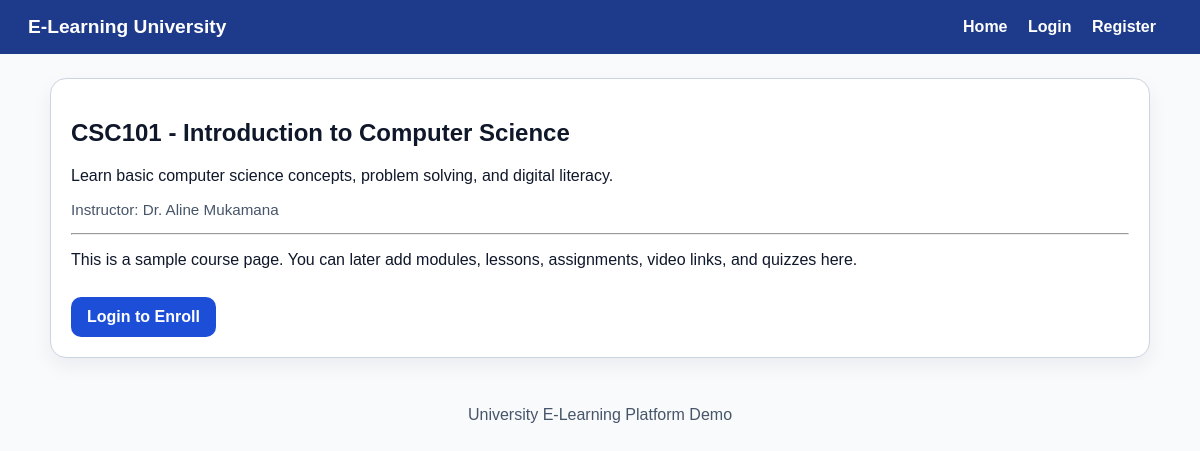
The page /course/1 on the database its author committed.
### app.py (models this page shows)
class Course(db.Model):
    id = db.Column(db.Integer, primary_key=True)
    code = db.Column(db.String(30), unique=True, nullable=False)
    title = db.Column(db.String(150), nullable=False)
    description = db.Column(db.Text, nullable=False)
    instructor = db.Column(db.String(120), nullable=False)
    created_at = db.Column(db.DateTime, default=datetime.utcnow)
    enrollments = db.relationship("Enrollment", backref="course", lazy=True, cascade="all, delete-orphan")

### app.py (the view)
@app.route("/course/<int:course_id>")
def course_detail(course_id):
    course = Course.query.get_or_404(course_id)
    user = current_user()
    is_enrolled = False
    if user:
        is_enrolled = Enrollment.query.filter_by(user_id=user.id, course_id=course.id).first() is not None
    return render_template("course_detail.html", course=course, user=user, is_enrolled=is_enrolled)

### app.py (called while the page is built)
def current_user():
    user_id = session.get("user_id")
    if not user_id:
        return None
    return User.query.get(user_id)

### templates/course_detail.html (shortened to what this page needs)
{% extends "base.html" %}
{% block content %}
<div class="card">
    <h2>{{ course.code }} - {{ course.title }}</h2>
    <p>{{ course.description }}</p>
    <p class="meta">Instructor: {{ course.instructor }}</p>
    <hr>
    <p>This is a sample course page. You can later add modules, lessons, assignments, video links, and quizzes here.</p>
    {% if user %}
        {% if is_enrolled %}
            <p><strong>You are enrolled in this course.</strong></p>
            <a class="btn btn-secondary" href="{{ url_for('dashboard') }}">Back to Dashboard</a>
        {% else %}
            <form method="POST" action="{{ url_for('enroll', course_id=course.id) }}">
                <button type="submit">Enroll in this Course</button>
            </form>
        {% endif %}
    {% else %}
        <a class="btn" href="{{ url_for('login') }}">Login to Enroll</a>
    {% endif %}
</div>
{% endblock %}

### static/styles.css (style rules this page uses)
:root { --primary: #1d4ed8; --primary-dark: #1e3a8a; --accent: #dbeafe; --bg: #f8fafc; --surface: #ffffff; --text: #0f172a; --muted: #475569; --success: #166534; --danger: #b91c1c; --warning: #92400e; --border: #cbd5e1; }
* { box-sizing: border-box; }
body { margin: 0; font-family: Arial, sans-serif; background: var(--bg); color: var(--text); }
.card { background: var(--surface); border-radius: 16px; padding: 20px; border: 1px solid var(--border); box-shadow: 0 8px 20px rgba(15, 23, 42, 0.06); }
button, .btn { display: inline-block; background: var(--primary); color: white; padding: 11px 16px; border: none; border-radius: 10px; text-decoration: none; cursor: pointer; font-weight: 700; margin-top: 12px; }
.meta { color: var(--muted); font-size: 0.95rem; }

### rows shown on the page
Course: code "CSC101", title "Introduction to Computer Science", description "Learn basic computer science concepts, problem solving, and digital literacy.", instructor "Dr. Aline Mukamana"
